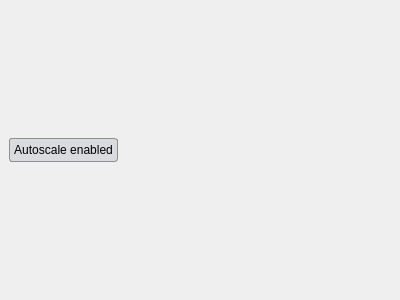
<?xml version="1.0" encoding="UTF-8"?>
<ui version="4.0">
 <class>Form</class>
 <widget class="QWidget" name="Form">
  <property name="geometry">
   <rect>
    <x>0</x>
    <y>0</y>
    <width>400</width>
    <height>300</height>
   </rect>
  </property>
  <property name="windowTitle">
   <string>Form</string>
  </property>
  <property name="windowIcon">
   <iconset resource="../../Anaconda/Lib/site-packages/qtutils/icons/icons.qrc">
    <normaloff>:/qtutils/custom/lyse.png</normaloff>:/qtutils/custom/lyse.png</iconset>
  </property>
  <property name="styleSheet">
   <string notr="true">QPushButton {
     border: none;
     padding: 4px;
 }

QPushButton:hover {
     background-color: qlineargradient(x1: 0, y1: 0, x2: 0, y2: 1,
                                       stop: 0 #f6f7fa, stop: 1 #dadbde);
     border: 1px solid #8f8f91;
     border-radius: 3px;
 }

 QPushButton:pressed {
     background-color: qlineargradient(x1: 0, y1: 0, x2: 0, y2: 1,
                                       stop: 0 #dadbde, stop: 1 #f6f7fa);
     border: 1px solid #8f8f91;
     border-radius: 3px;
 }

QPushButton:checked {
     background-color: #dadbde;
     border: 1px solid #8f8f91;
     border-radius: 3px;
 }

QPushButton:hover:checked {
     background-color: qlineargradient(x1: 0, y1: 0, x2: 0, y2: 1,
                                       stop: 0 #dadbde, stop: 1 #f6f7fa);
     border: 1px solid #8f8f91;
     border-radius: 3px;
 }

QToolButton {
     border: none;
     padding: 2px;
 }

QToolButton:hover {
     background-color: qlineargradient(x1: 0, y1: 0, x2: 0, y2: 1,
                                       stop: 0 #f6f7fa, stop: 1 #dadbde);
     border: 1px solid #8f8f91;
     border-radius: 3px;
 }

 QToolButton:pressed {
     background-color: qlineargradient(x1: 0, y1: 0, x2: 0, y2: 1,
                                       stop: 0 #dadbde, stop: 1 #f6f7fa);
     border: 1px solid #8f8f91;
     border-radius: 3px;
 }

QToolButton:checked {
     background-color: #dadbde;
     border: 1px solid #8f8f91;
     border-radius: 3px;
 }

QToolButton:hover:checked {
     background-color: qlineargradient(x1: 0, y1: 0, x2: 0, y2: 1,
                                       stop: 0 #dadbde, stop: 1 #f6f7fa);
     border: 1px solid #8f8f91;
     border-radius: 3px;
 }

QGroupBox
{
    font-weight: bold;
}</string>
  </property>
  <layout class="QVBoxLayout" name="verticalLayout_2">
   <property name="margin">
    <number>0</number>
   </property>
   <item>
    <layout class="QVBoxLayout" name="verticalLayout">
     <property name="spacing">
      <number>0</number>
     </property>
     <item>
      <layout class="QVBoxLayout" name="verticalLayout_canvas"/>
     </item>
     <item>
      <layout class="QVBoxLayout" name="verticalLayout_toolbar"/>
     </item>
     <item>
      <layout class="QHBoxLayout" name="horizontalLayout">
       <property name="sizeConstraint">
        <enum>QLayout::SetDefaultConstraint</enum>
       </property>
       <property name="leftMargin">
        <number>9</number>
       </property>
       <property name="topMargin">
        <number>6</number>
       </property>
       <property name="rightMargin">
        <number>6</number>
       </property>
       <property name="bottomMargin">
        <number>6</number>
       </property>
       <item>
        <widget class="QPushButton" name="pushButton">
         <property name="text">
          <string>Autoscale enabled</string>
         </property>
         <property name="icon">
          <iconset resource="../../Anaconda/Lib/site-packages/qtutils/icons/icons.qrc">
           <normaloff>:/qtutils/fugue/image-resize.png</normaloff>:/qtutils/fugue/image-resize.png</iconset>
         </property>
         <property name="checkable">
          <bool>true</bool>
         </property>
         <property name="checked">
          <bool>true</bool>
         </property>
        </widget>
       </item>
       <item>
        <spacer name="horizontalSpacer">
         <property name="orientation">
          <enum>Qt::Horizontal</enum>
         </property>
         <property name="sizeHint" stdset="0">
          <size>
           <width>40</width>
           <height>20</height>
          </size>
         </property>
        </spacer>
       </item>
      </layout>
     </item>
    </layout>
   </item>
  </layout>
 </widget>
 <resources>
  <include location="../../Anaconda/Lib/site-packages/qtutils/icons/icons.qrc"/>
 </resources>
 <connections/>
</ui>
